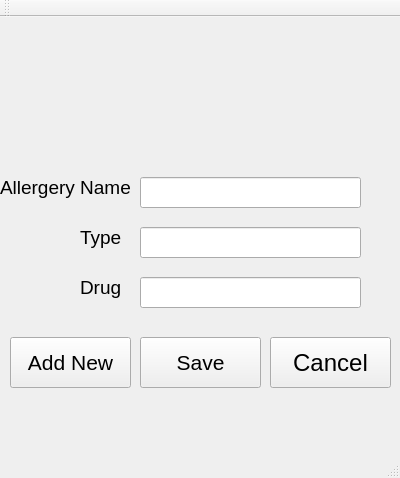
<?xml version="1.0" encoding="UTF-8"?>
<ui version="4.0">
 <class>MainWindow</class>
 <widget class="QMainWindow" name="MainWindow">
  <property name="geometry">
   <rect>
    <x>0</x>
    <y>0</y>
    <width>400</width>
    <height>478</height>
   </rect>
  </property>
  <property name="windowTitle">
   <string>MainWindow</string>
  </property>
  <widget class="QWidget" name="centralWidget">
   <widget class="QLabel" name="label">
    <property name="geometry">
     <rect>
      <x>0</x>
      <y>150</y>
      <width>131</width>
      <height>41</height>
     </rect>
    </property>
    <property name="font">
     <font>
      <pointsize>14</pointsize>
     </font>
    </property>
    <property name="text">
     <string>Allergery Name</string>
    </property>
    <property name="textFormat">
     <enum>Qt::RichText</enum>
    </property>
   </widget>
   <widget class="QLineEdit" name="lineEdit">
    <property name="geometry">
     <rect>
      <x>140</x>
      <y>160</y>
      <width>221</width>
      <height>31</height>
     </rect>
    </property>
   </widget>
   <widget class="QLabel" name="label_2">
    <property name="geometry">
     <rect>
      <x>80</x>
      <y>200</y>
      <width>61</width>
      <height>41</height>
     </rect>
    </property>
    <property name="font">
     <font>
      <pointsize>14</pointsize>
     </font>
    </property>
    <property name="text">
     <string>         Type</string>
    </property>
    <property name="textFormat">
     <enum>Qt::RichText</enum>
    </property>
   </widget>
   <widget class="QLineEdit" name="lineEdit_2">
    <property name="geometry">
     <rect>
      <x>140</x>
      <y>210</y>
      <width>221</width>
      <height>31</height>
     </rect>
    </property>
   </widget>
   <widget class="QLabel" name="label_3">
    <property name="geometry">
     <rect>
      <x>80</x>
      <y>250</y>
      <width>101</width>
      <height>41</height>
     </rect>
    </property>
    <property name="font">
     <font>
      <pointsize>14</pointsize>
     </font>
    </property>
    <property name="text">
     <string>   Drug </string>
    </property>
    <property name="textFormat">
     <enum>Qt::RichText</enum>
    </property>
   </widget>
   <widget class="QLineEdit" name="lineEdit_3">
    <property name="geometry">
     <rect>
      <x>140</x>
      <y>260</y>
      <width>221</width>
      <height>31</height>
     </rect>
    </property>
   </widget>
   <widget class="QPushButton" name="pushButton">
    <property name="geometry">
     <rect>
      <x>140</x>
      <y>320</y>
      <width>121</width>
      <height>51</height>
     </rect>
    </property>
    <property name="font">
     <font>
      <pointsize>16</pointsize>
     </font>
    </property>
    <property name="text">
     <string>Save</string>
    </property>
   </widget>
   <widget class="QPushButton" name="pushButton_2">
    <property name="geometry">
     <rect>
      <x>10</x>
      <y>320</y>
      <width>121</width>
      <height>51</height>
     </rect>
    </property>
    <property name="font">
     <font>
      <pointsize>16</pointsize>
     </font>
    </property>
    <property name="text">
     <string>Add New</string>
    </property>
   </widget>
   <widget class="QPushButton" name="pushButton_3">
    <property name="geometry">
     <rect>
      <x>270</x>
      <y>320</y>
      <width>121</width>
      <height>51</height>
     </rect>
    </property>
    <property name="font">
     <font>
      <pointsize>18</pointsize>
     </font>
    </property>
    <property name="text">
     <string>Cancel</string>
    </property>
   </widget>
  </widget>
  <widget class="QMenuBar" name="menuBar">
   <property name="geometry">
    <rect>
     <x>0</x>
     <y>0</y>
     <width>400</width>
     <height>21</height>
    </rect>
   </property>
  </widget>
  <widget class="QToolBar" name="mainToolBar">
   <attribute name="toolBarArea">
    <enum>TopToolBarArea</enum>
   </attribute>
   <attribute name="toolBarBreak">
    <bool>false</bool>
   </attribute>
  </widget>
  <widget class="QStatusBar" name="statusBar"/>
 </widget>
 <layoutdefault spacing="6" margin="11"/>
 <resources/>
 <connections/>
</ui>
